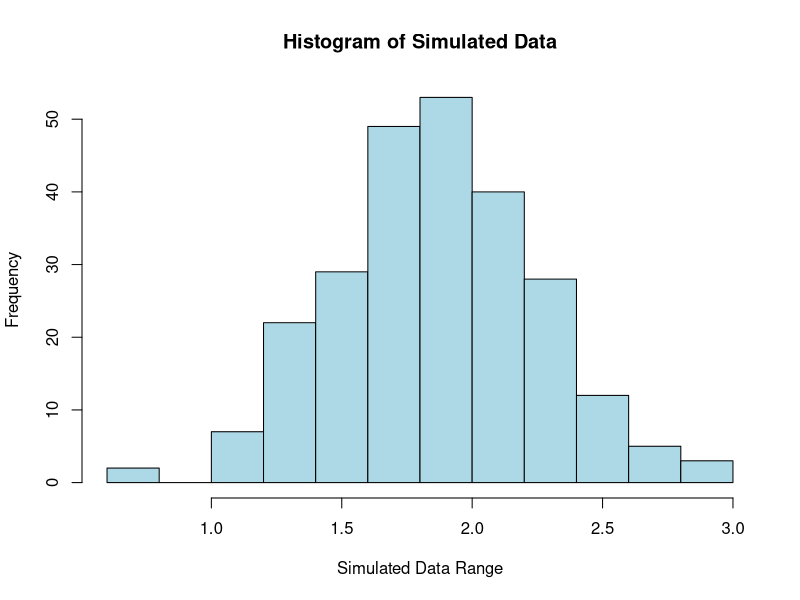

The R source for this figure:
## ---- chunk 1
knitr::opts_chunk$set(echo = TRUE)

library(tidyverse)

## ---- chunk 2
# The following information was derived from the base data set using Excel's function commands: =AVERAGE(), =VARPA()

rawSize <- 250
rawMean <- 1.8765625
rawVariance <- 0.636875684
rawSD <- rawVariance^2
## ---- chunk 3
sim_ID <- runif(1:rawSize)
sim_data <- rnorm(n = rawSize, mean = rawMean, sd = rawSD)
sim_df <- data.frame(sim_ID, sim_data)
head(sim_df)
## ---- chunk 4
#Rearrange the dataframe for ANOVA
longdf <- pivot_longer(sim_df, 
                       cols=sim_ID:sim_data,
                       names_to = "id",
                       values_to = "data")

#Summary to get the p-value
summary(aov(sim_data ~ sim_ID, data = sim_df))

#Create an appropriate histogram
hist(x=sim_df$sim_data,
     col = "lightblue",
     main = paste("Histogram of Simulated Data"),
     xlab= "Simulated Data Range")
## ---- chunk 5
newmean <- 1.50
newData <- rnorm(n = rawSize, mean = newmean, sd = rawSD)
newdf <- data.frame(sim_ID, newData)

#Summary statistic of the dataframe created with the new mean value above, using the same contingent varaibles of the previous data table. 

summary(aov(newData ~ sim_ID, data = newdf))

## ---- chunk 6
newSize <- 300
newData <- rnorm(n = newSize, mean = rawMean, sd = rawSD)
sim_ID <- runif(1:newSize)
newdf <- data.frame(sim_ID, newData)

#Summary statistic of the dataframe created with the new size value above, using the same contingent varaibles of the previous data table. 

summary(aov(newData ~ sim_ID, data = newdf))
